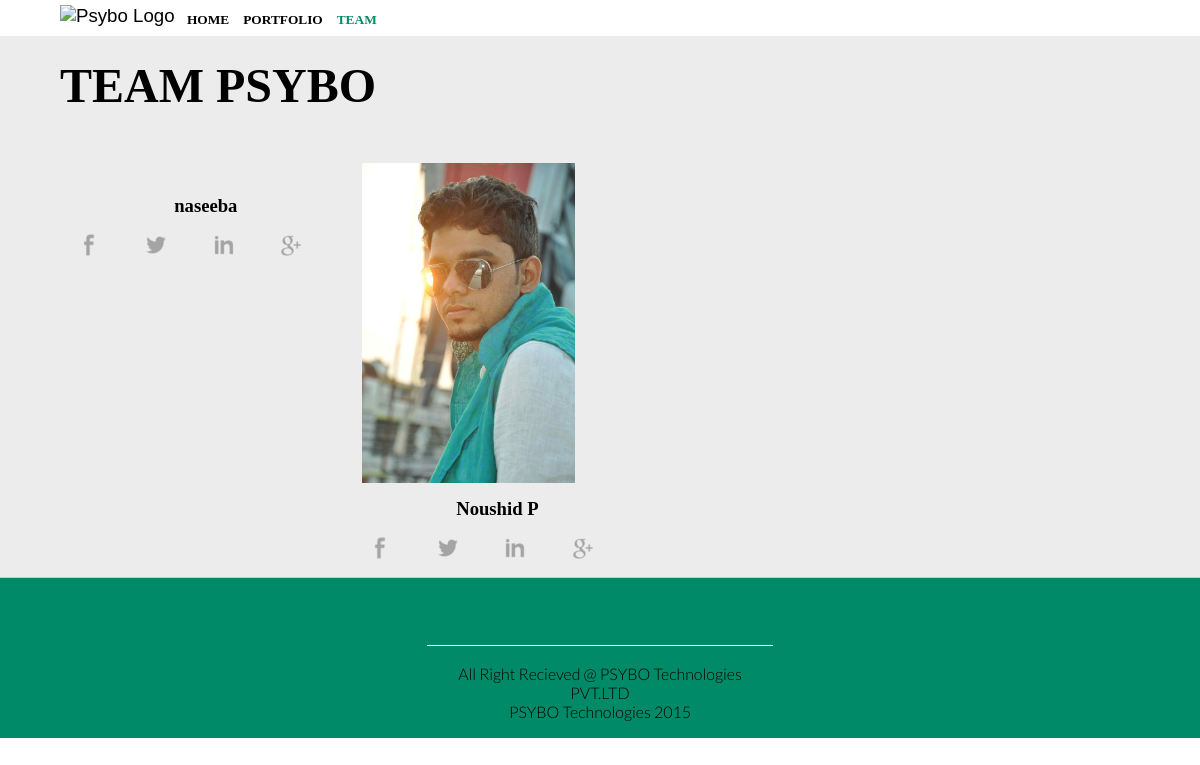
Page /employee.php on the committed database.
### tables this page shows
CREATE TABLE `employee` (
  `id` int(11) NOT NULL AUTO_INCREMENT,
  `designation` varchar(45) NOT NULL,
  `files_id` int(11) NOT NULL,
  `address_id` int(11) NOT NULL,
  PRIMARY KEY (`id`),
  KEY `fk_employee_files_idx` (`files_id`),
  KEY `fk_employee_address1_idx` (`address_id`),
  CONSTRAINT `fk_employee_address1` FOREIGN KEY (`address_id`) REFERENCES `address` (`id`) ON DELETE NO ACTION ON UPDATE NO ACTION,
  CONSTRAINT `fk_employee_files` FOREIGN KEY (`files_id`) REFERENCES `files` (`id`) ON DELETE NO ACTION ON UPDATE NO ACTION
);

CREATE TABLE `address` (
  `id` int(11) NOT NULL AUTO_INCREMENT,
  `name` varchar(30) DEFAULT NULL,
  `address` varchar(70) DEFAULT NULL,
  `email` varchar(40) DEFAULT NULL,
  `telephone` varchar(13) DEFAULT NULL,
  `mobile` varchar(13) DEFAULT NULL,
  `website` varchar(45) DEFAULT NULL,
  `linkedin` varchar(50) DEFAULT NULL,
  `fb` varchar(50) DEFAULT NULL,
  `twiter` varchar(50) DEFAULT NULL,
  `git` varchar(60) DEFAULT NULL,
  `google_plus` varchar(85) DEFAULT NULL,
  `gender` varchar(10) DEFAULT NULL,
  `place` varchar(50) DEFAULT NULL,
  PRIMARY KEY (`id`)
);

CREATE TABLE `files` (
  `id` int(11) NOT NULL AUTO_INCREMENT,
  `type` varchar(10) NOT NULL,
  `file_name` varchar(100) DEFAULT NULL,
  PRIMARY KEY (`id`)
);

### Database.php (called while the page is built, shortened)
<?php
class Database
{
	private $host='';
	private $user='';
	private $password='';
	private $database='';
	private $condb="";
	function __construct($host,$user,$password,$database)
	{
		$this->host=$host;
		$this->user=$user;
		$this->password=$password;
		$this->database=$database;
	}
	public function connect()
	{
		$this->condb = new mysqli($this->host,$this->user,$this->password,$this->database);
	}
	public function select_row_emp($id)
	{
		$select="SELECT employee.id,employee.designation,address.name,address.fb,address.linkedin,address.address,address.email,address.twiter,address.google_plus,address.gender,files.file_name,files.type FROM employee JOIN address ON employee.address_id = address.id join files ON files.id=employee.files_id where employee.id=".$id;
		$query=mysqli_query($this->condb,$select);
		while ($rec=mysqli_fetch_array($query))
			return $rec;
	}
	public function num_row_emp()
	{
		$count="SELECT id FROM employee order by rand()";
		$query=mysqli_query($this->condb,$count);
		$recset=array();
		while($arr=mysqli_fetch_array($query))
			array_push($recset,$arr);
		return $recset;
	}
}
?>

### employee.php (the view, shortened to what this page needs)
<?php
    require_once 'Database.php';
    $objdb=new Database('psybotechnologies.com','psyboysg_test','psybotest','psyboysg_psybo-db');
    $emp_id=$objdb->num_row_emp();
    $count_emp=count($emp_id);
 	$actdir="/upload-image/";
 ?>
 <!DOCTYPE html>
<html lang="en">
<head>
	<link rel="stylesheet" href="css/normalize.css">
	<link rel="stylesheet" href="css/css.css">
</head>
<body>
	<header>
		<div class="container">
			<div class="logo">
				<img src="img/logo-go.png" alt="Psybo Logo">
			</div>
			<nav>
				<ul class="navigation-links">
					<li><a href="index.html">HOME</a></li>
					<li><a href="portfolio.html">PORTFOLIO</a></li>
					<li><a class="active" href="empoyee.php">TEAM</a></li>
				</ul>
			</nav>
		</div>
	</header>
	<section class="team">
		<div class="container">
			<h2>TEAM PSYBO</h2>
			<ul class="team-member">
			<?php for ($j=0; $j<$count_emp ;$j++)
			{ $result=$objdb->select_row_emp($emp_id[$j][0]);?>
				<li>
					<img src=<?php foreach ($result as $key => $value) {
						if (is_string($key) and $key=="file_name") {
							echo "\"".$actdir.$value."\"";
						}
					}; ?> class="display-img" alt="">
					<h4><?php foreach ($result as $key => $value) {
						if (is_string($key) and $key=="name") {
							echo $value;
						}
					} ?></h4>
					<ul class="personal-links">
						<li>
							<a class="facebook" target="_blank" <?php foreach ($result as $key => $value) {
						if (is_string($key) and $key=="fb") {
							echo ("href=\"".$value."\"");}}?> ></a>
						</li>
						<li>
							<a class="twitter" href="https://twitter.com/"></a>
						</li>
						<li>
							<a class="linkedin"
							<?php foreach ($result as $key => $value) {
								if (is_string($key) and $key=="linkedin") {
									echo ("href=\"".$value."\"");
								}
							} ?>  ></a>
						</li>
						<li>
							<a class="gplus" href="https://plus.google.com/"></a>
						</li>
					</ul>
				</li>
				<?php } ?>
			</ul>
		</div>
	</section>
	<footer>
		<div class="container">
			<div class="footer-details">
				<ul class="social-links">
					<li>
						<a class="facebook" href="#"></a>
					</li>
					<li>
						<a class="twitter" href="#"></a>
					</li>
					<li>
						<a class="linkedin" href="#"></a>
					</li>
					<li>
						<a class="gplus" href="#"></a>
					</li>
				</ul>
				<div class="site-details">
					<p>All Right Recieved @ PSYBO Technologies PVT.LTD</p>
					<p>PSYBO Technologies 2015</p>
				</div>
			</div>
		</div>
	</footer>
</body>
</html>

### css/css.css (style rules this page uses)
html { font-size: 14pt; }
section { width: 100%; float: left; border-bottom: 1px solid #ccc; }
.container { width: 90%; margin: 0 auto; overflow: hidden; }
.logo { position: relative; top: 5px; float: left; width: 120px; }
.navigation-links { width: 100%; margin: 0; padding: 0; background-color: transparent; }
.navigation-links li { display: block; padding: 7px; cursor: pointer; float: left; list-style: none; }
.navigation-links li a { font-family: code-light; font-size: 10pt; font-weight: bold; -webkit-transition: color 0.5s ease; -o-transition: color 0.5s ease; transition: color 0.5s ease; text-decoration: none; color: #000; }
.navigation-links li a.active { text-decoration: none; color: #008a67; }
.team { width: 100%; background-color: #ececec; float: left; }
.team-member { width: 100%; list-style: none; float: left; margin: 0; padding: 0; }
.team-member li { width: 25%; float: left; margin: 1%; display: inline-block; }
.display-img { max-width: 260px; max-height: 320px; }
.personal-links { list-style: none; padding-left: 0; width: 100%; }
.personal-links li { float: left; margin: 0; }
.personal-links li a { display: block; width: 36px; height: 36px; background-position: center; background-repeat: no-repeat; -webkit-background-size: 100%; background-size: 100%; opacity: 0.3; transition: opacity 0.5s linear; }
.personal-links li a.facebook { background-image: url(../img/f-Black.png); }
.personal-links li a.twitter { background-image: url(../img/t-Black.png); }
.personal-links li a.linkedin { background-image: url(../img/L-black.png); }
.personal-links li a.gplus { background-image: url(../img/G-black.png); }
footer { position: relative; text-align: center; width: 100%; float: left; background-color: #008a67; }
.footer-details { width: 40%; margin: 0 auto; margin-top: 2%; }
.site-details { width: 80%; margin: 0 auto; border-top: 1px solid #fff; padding: 4% 0; }
footer p { font-size: 12pt; text-align: center; margin: 0; }
.social-links { display: inline-block; list-style: none; margin: 0; padding: 0; margin-bottom: 2%; }
.social-links li { float: left; padding: 0; margin-left: 5px; cursor: pointer; }
.social-links li a { display: block; width: 32px; height: 32px; background-position: center; background-repeat: no-repeat; -webkit-background-size: 100%; background-size: 100%; transition: opacity 0.5s ease-in-out; }
.social-links li a.facebook { background-image: url(../img/facebook2.png); }
.social-links li a.twitter { background-image: url(../img/twitter2.png); }
.social-links li a.linkedin { background-image: url(../img/linkedin2.png); }
.social-links li a.gplus { background-image: url(../img/google2.png); }
h2 { font-family: code-light; color: #000; font-weight: bold; font-size: 36pt; margin-top: 2%; padding: 0; }
h4 { font-family: code-light; font-size: 14pt; margin: 10px 0; text-align: center; }
p { font-family: Lato; font-size: 14pt; }

### rows in the picture
employee: address.name "naseeba"
employee: files.file_name (picture), address.name "Noushid P"
